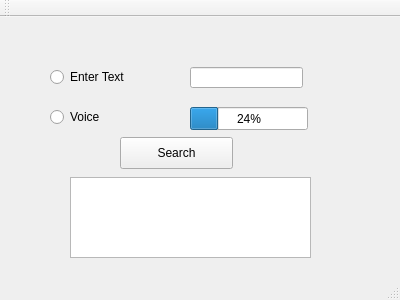
<?xml version="1.0" encoding="UTF-8"?>
<ui version="4.0">
 <class>MainWindow</class>
 <widget class="QMainWindow" name="MainWindow">
  <property name="geometry">
   <rect>
    <x>0</x>
    <y>0</y>
    <width>400</width>
    <height>300</height>
   </rect>
  </property>
  <property name="windowTitle">
   <string>MainWindow</string>
  </property>
  <widget class="QWidget" name="centralWidget">
   <widget class="QRadioButton" name="radioButton">
    <property name="geometry">
     <rect>
      <x>50</x>
      <y>50</y>
      <width>100</width>
      <height>20</height>
     </rect>
    </property>
    <property name="text">
     <string>Enter Text</string>
    </property>
   </widget>
   <widget class="QRadioButton" name="radioButton_2">
    <property name="geometry">
     <rect>
      <x>50</x>
      <y>90</y>
      <width>100</width>
      <height>20</height>
     </rect>
    </property>
    <property name="text">
     <string>Voice</string>
    </property>
   </widget>
   <widget class="QProgressBar" name="progressBar">
    <property name="geometry">
     <rect>
      <x>190</x>
      <y>90</y>
      <width>118</width>
      <height>23</height>
     </rect>
    </property>
    <property name="value">
     <number>24</number>
    </property>
   </widget>
   <widget class="QLineEdit" name="lineEdit">
    <property name="geometry">
     <rect>
      <x>190</x>
      <y>50</y>
      <width>113</width>
      <height>21</height>
     </rect>
    </property>
    <property name="text">
     <string/>
    </property>
   </widget>
   <widget class="QPushButton" name="pushButton">
    <property name="geometry">
     <rect>
      <x>120</x>
      <y>120</y>
      <width>113</width>
      <height>32</height>
     </rect>
    </property>
    <property name="text">
     <string>Search</string>
    </property>
   </widget>
   <widget class="QListWidget" name="listWidget">
    <property name="geometry">
     <rect>
      <x>70</x>
      <y>160</y>
      <width>241</width>
      <height>81</height>
     </rect>
    </property>
   </widget>
  </widget>
  <widget class="QMenuBar" name="menuBar">
   <property name="geometry">
    <rect>
     <x>0</x>
     <y>0</y>
     <width>400</width>
     <height>22</height>
    </rect>
   </property>
  </widget>
  <widget class="QToolBar" name="mainToolBar">
   <attribute name="toolBarArea">
    <enum>TopToolBarArea</enum>
   </attribute>
   <attribute name="toolBarBreak">
    <bool>false</bool>
   </attribute>
  </widget>
  <widget class="QStatusBar" name="statusBar"/>
 </widget>
 <layoutdefault spacing="6" margin="11"/>
 <resources/>
 <connections/>
</ui>
